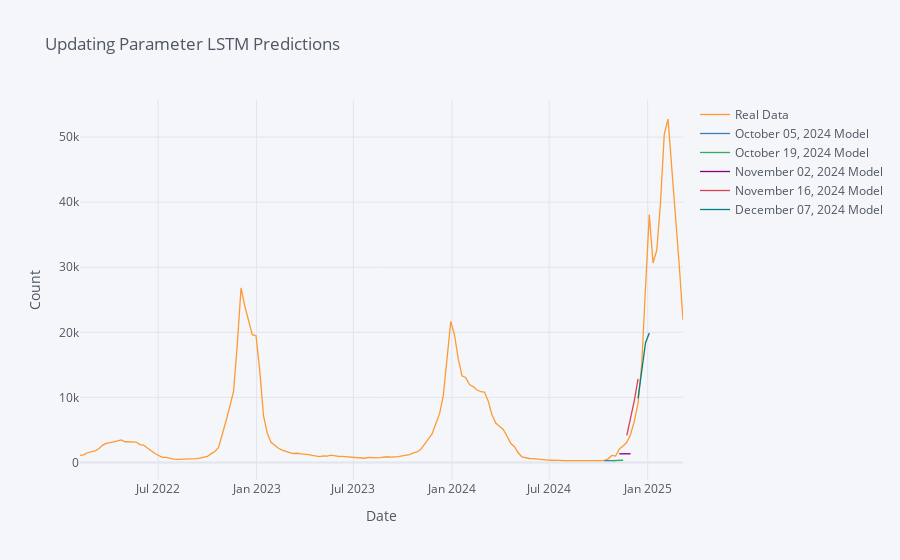

Write notebook code for a chart like this one.
### Code cell
UpdatingProcessor.create_graph()

### Figure 1 — Plotly figure (JSON) as saved in the notebook; plotly's stock layout.template omitted (floating-point values rounded to 4 significant figures; data arrays with more than 128 entries replaced by an {"elided": "..."} marker saying what was removed)
{"data": [{"line": {"color": "rgba(255, 153, 51, 1.0)", "dash": "solid", "shape": "linear", "width": 1.3}, "mode": "lines", "name": "Real Data", "text": "", "type": "scatter", "x": {"elided": "162 str values"}, "y": {"elided": "162 int values"}}, {"line": {"color": "rgba(55, 128, 191, 1.0)", "dash": "solid", "shape": "linear", "width": 1.3}, "mode": "lines", "name": "October 05, 2024 Model", "text": "", "type": "scatter", "x": {"elided": "162 str values"}, "y": {"elided": "162 mixed values"}}, {"line": {"color": "rgba(50, 171, 96, 1.0)", "dash": "solid", "shape": "linear", "width": 1.3}, "mode": "lines", "name": "October 19, 2024 Model", "text": "", "type": "scatter", "x": {"elided": "162 str values"}, "y": {"elided": "162 mixed values"}}, {"line": {"color": "rgba(128, 0, 128, 1.0)", "dash": "solid", "shape": "linear", "width": 1.3}, "mode": "lines", "name": "November 02, 2024 Model", "text": "", "type": "scatter", "x": {"elided": "162 str values"}, "y": {"elided": "162 mixed values"}}, {"line": {"color": "rgba(219, 64, 82, 1.0)", "dash": "solid", "shape": "linear", "width": 1.3}, "mode": "lines", "name": "November 16, 2024 Model", "text": "", "type": "scatter", "x": {"elided": "162 str values"}, "y": {"elided": "162 mixed values"}}, {"line": {"color": "rgba(0, 128, 128, 1.0)", "dash": "solid", "shape": "linear", "width": 1.3}, "mode": "lines", "name": "December 07, 2024 Model", "text": "", "type": "scatter", "x": {"elided": "162 str values"}, "y": {"elided": "162 mixed values"}}], "layout": {"autosize": true, "legend": {"bgcolor": "#F5F6F9", "font": {"color": "#4D5663"}}, "paper_bgcolor": "#F5F6F9", "plot_bgcolor": "#F5F6F9", "title": {"font": {"color": "#4D5663"}, "text": "Updating Parameter LSTM Predictions"}, "xaxis": {"autorange": true, "gridcolor": "#E1E5ED", "range": ["2022-02-05", "2025-03-08"], "showgrid": true, "tickfont": {"color": "#4D5663"}, "title": {"font": {"color": "#4D5663"}, "text": "Date"}, "type": "date", "zerolinecolor": "#E1E5ED"}, "yaxis": {"autorange": true, "gridcolor": "#E1E5ED", "range": [-2697.0, 55710.0], "showgrid": true, "tickfont": {"color": "#4D5663"}, "title": {"font": {"color": "#4D5663"}, "text": "Count"}, "type": "linear", "zerolinecolor": "#E1E5ED"}}}
